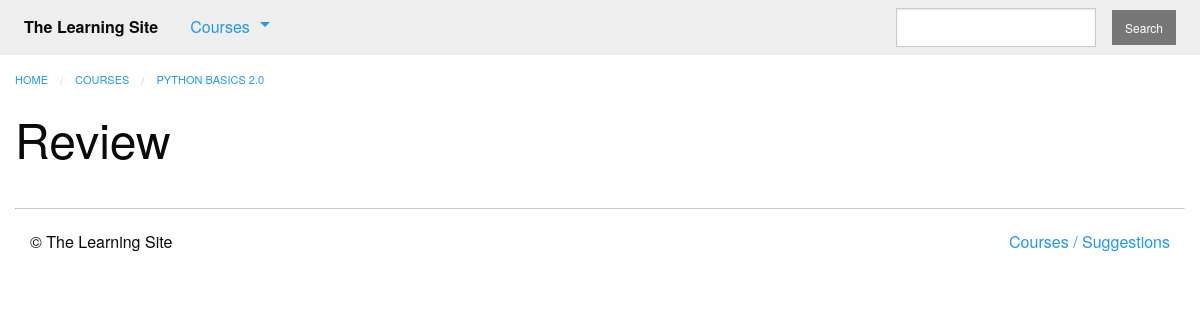
Page /courses/1/q1/ on the earlier database version.
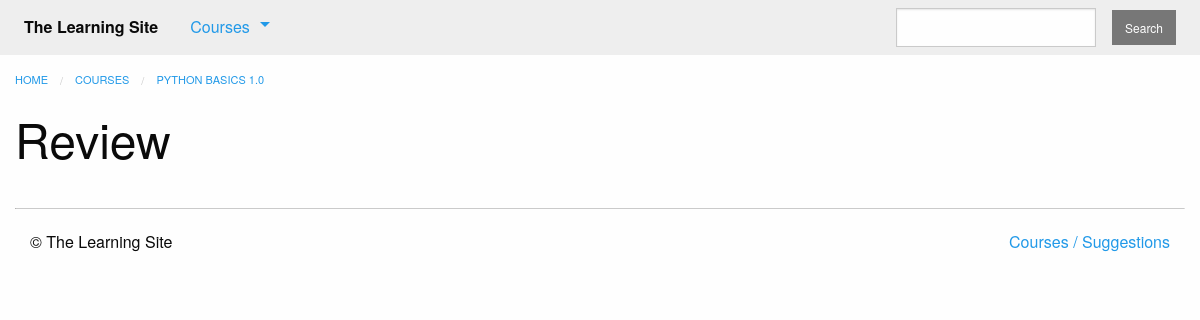
Same page on the later database version.
### courses/models.py (models this page shows, shortened)
class Step(models.Model):
    title = models.CharField(max_length=255)
    description = models.TextField()
    order = models.IntegerField(default=0)
    course = models.ForeignKey(Course, on_delete=models.CASCADE)
    class Meta:
        abstract = True
        ordering = ['order', ]

class Quiz(Step):
    total_questions = models.IntegerField(default=4)
    class Meta:
        verbose_name_plural = "Quizzes"

class Course(models.Model):
    created_at = models.DateTimeField(auto_now_add=True)
    title = models.CharField(max_length=255)
    description = models.TextField()
    teacher = models.ForeignKey(User, on_delete=models.CASCADE)
    subject = models.CharField(default='', max_length=100)
    published = models.BooleanField(default=False)

### courses/views.py (the view)
# urls.py: path('<int:course_pk>/q<int:step_pk>/', views.quiz_detail, name='quiz'),
def quiz_detail(request, course_pk, step_pk):
    step = get_object_or_404(models.Quiz, course_id=course_pk, pk=step_pk, course__published=True)
    return render(request, 'courses/quiz_detail.html', {'step': step})

### courses/templatetags/course_extras.py (called while the page is built)
@register.inclusion_tag('courses/course_nav.html')
def nav_courses_list():
    courses = Course.objects.filter(published=True)[:5]
    return {'courses': courses}

### courses/templates/courses/quiz_detail.html (shortened to what this page needs)
{% extends "courses/layout.html" %}
{% load course_extras %}
{% block breadcrumbs %}
    <li><a href="{% url 'courses:detail' pk=step.course.pk %}">{{ step.course.title }}</a></li>
{% endblock %}
{% block content %}
    <div class="row columns">
        <article>
            {{ block.super }}
            <h1>{{ step.title }}</h1>
        </article>
    </div>
{% endblock %}

Differences in the rows shown:
changed through a linked row, Quiz "Review": course "PYTHON BASICS 2.0" → "PYTHON BASICS 1.0"
